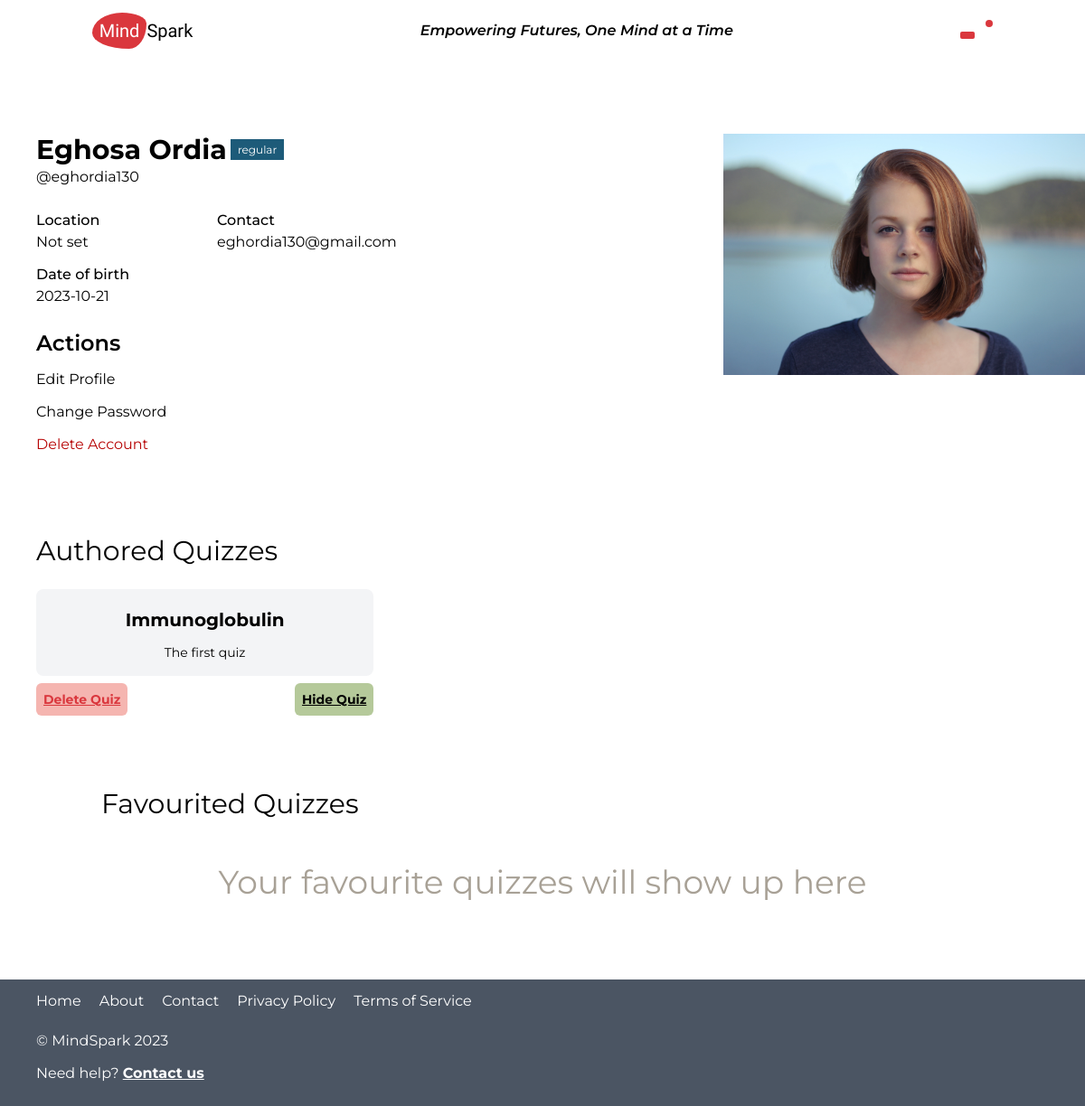
Page /profile/eghordia130 (signed in) on the committed database.
### main.py (models this page shows, shortened)
class Users(db.Model, UserMixin):
    id = db.Column(db.Integer, unique=True, primary_key=True)
    username = db.Column(db.String(50), nullable=False)
    acct_plan = db.Column(db.String(50), nullable=False)
    acct_type = db.Column(db.String(50), nullable=False)
    date_joined = db.Column(db.String(50), nullable=False)
    dob = db.Column(db.String(20), nullable=False)
    email = db.Column(db.String(50), nullable=False)
    name = db.Column(db.String(50), nullable=False)
    location = db.Column(db.String(50), nullable=False)
    password = db.Column(db.String(50), nullable=False)

class Questions(db.Model):
    __bind_key__ = 'mindspark'
    id = db.Column(db.Integer, unique=True, primary_key=True)
    author = db.Column(db.String(50), nullable=False)
    name = db.Column(db.String(50), nullable=False)
    category = db.Column(db.String(50), nullable=False)
    desc = db.Column(db.String(100), nullable=False)
    subject = db.Column(db.String(50), nullable=False)
    question_type = db.Column(db.String(50), nullable=False)
    questions = db.Column(db.String(200), nullable=False)
    options = db.Column(db.String(200), nullable=False)
    privacy = db.Column(db.String(50), nullable=False)

### main.py (the view)
@app.route('/profile/<username>')
@login_required
def profile(username):
    user_quizzes = db.session.query(Questions).filter_by(author=username).all()
    user = Users.query.filter_by(username=username).first_or_404(description="No user with the provided username")
    return render_template('pages/profile.html', user=user, quizzes=user_quizzes)

### main.py (called while the page is built)
@login_manager.user_loader
def load_user(user_id):
    return Users.query.get(user_id)

### templates/pages/profile.html (shortened to what this page needs)
{% extends 'base.html' %}
{% block body %}
<section class="profile pt-12 md:pt-20 grid place-items-center" id="profile">
  <div class="flex justify-between flex-col gap-10 md:flex-row">
    <div class="user-info w-full order-last px-10 md:order-first md:w-2/5">
      <span class="font-bold md:text-3xl">{{ user.name }}</span>
      <sup class="text-[10px] px-2 py-1 bg-primaryBlue text-white md:text-xs"
        >{{ user.acct_plan }}</sup
      >
      <span class="block text-[12px] md:text-base">@{{ user.username }}</span>
      <div class="grid grid-cols-2 mt-3 text-xs md:text-base">
        <div>
          <span class="font-medium block mt-3">Location</span>
          <span class="">{{ user.location }}</span>
        </div>
        <div>
          <span class="font-medium block mt-3">Contact</span>
          <span>{{ user.email }}</span>
        </div>
        <div>
          <span class="font-medium block mt-3">Date of birth</span>
          <span>{{ user.dob }}</span>
        </div>
      </div>
      <h2 class="mt-6 font-semibold md:text-2xl">Actions</h2>
      <div class="mt-3 text-xs md:text-base">
        <a href="/coming-soon">Edit Profile </a>
      </div>
      <div class="mt-3 text-xs md:text-base">
        <a href="/recover">Change Password </a>
      </div>
      <div class="mt-3 text-red text-xs md:text-base">
        <a href="{{ url_for('delete_acct', acct_id= user.id) }}"
          >Delete Account </a>
      </div>
    </div>
    <div class="user-photo mx-auto w-8/12 md:m-0 md:w-4/12">
      <img
        src="{{ url_for('static', filename='img/profile.jpg') }}"
        alt=""
        class="w-full"
      />
    </div>
  </div>
</section>
<section class="mt-20 md:mt-12">
  <div class="px-8 py-10 md:px-10">
    <h2 class="text-3xl">Authored Quizzes</h2>
    {% if quizzes|length == 0 %}
    <h2 class="text-center my-12 text-4xl text-[#A8A196]">
      Quizzes you create will show up here
    </h2>
    {% else %}
    <div class="quizzes flex gap-5 flex-wrap mt-6">
      {% for quiz in quizzes %}
      <div class="text-center quiz_div w-full md:w-4/12">
        <div class="quiz-main bg-gray-100 rounded-lg py-1 mb-2 px-1">
          <h2 class="quiz-heading mt-4 text-xl font-bold">{{ quiz.name }}</h2>
          <p class="quiz-body my-3 text-sm">{{ quiz.desc }}</p>
        </div>
        <div class="quiz-action flex justify-between text-sm">
          <a
            href="{{ url_for('delete_quiz', quiz_id=quiz.id) }}"
            class="text-clifford underline font-bold bg-lightRed rounded-md p-2"
            >Delete Quiz</a
          >
          <a href="#" class="font-bold underline bg-sage rounded-md p-2"
            >Hide Quiz</a
          >
        </div>
      </div>
      {% endfor %}
    </div>
    {% endif %}
  </div>
</section>
<section class="">
  <div class="px-8 md:py-10 md:px-28">
    <h2 class="text-3xl">Favourited Quizzes</h2>
    <div class="quizzes">
      <h2 class="text-center my-12 text-4xl text-[#A8A196]">
        Your favourite quizzes will show up here
      </h2>
    </div>
  </div>
</section>
{% endblock %}

### templates/base.html (shortened to what this page needs)
<!DOCTYPE html>
<html lang="en">
  <head>
    <link
      rel="stylesheet"
      href="https://cdnjs.cloudflare.com/ajax/libs/line-awesome/1.3.0/line-awesome/css/line-awesome.min.css"
    />
    <script src="https://cdn.tailwindcss.com"></script>
    <link rel="stylesheet" type="text/tailwindcss" href="" />
    <link
      rel="stylesheet"
      href="https://cdnjs.cloudflare.com/ajax/libs/animate.css/4.1.1/animate.min.css"
    />
    <link
      rel="stylesheet"
      href="https://unicons.iconscout.com/release/v4.0.8/css/line.css"
    />
    <link
      rel="stylesheet"
      href="{{ url_for('static', filename='css/main.css') }}"
    />
  </head>
  <body class="relative no-scrollbar overflow-y-auto">
    {% block nav %}
    <nav class="bg-white sticky top-0 z-20">
      <div class="flex justify-between md:justify-around gap-20 px-4 py-5">
        <a href="/" class="my-auto kanit text-xl"
          ><span class="p-2 bg-clifford text-white radius-1">Mind</span>Spark</a
        >
        <span class="hidden my-auto italic font-semibold md:inline-block"
          >Empowering Futures, One Mind at a Time</span
        >
        <ul class="flex justify-center gap-5 my-auto">
          <li class="my-auto">
            <button
              class="sideMore px-2 py-1 bg-clifford rounded-sm text-white"
            >
            </button>
          </li>
          <li class="my-auto relative">
            <span
              class="bg-clifford h-2 w-2 rounded-full absolute top-0 right-0"
            ></span>
          </li>
        </ul>
      </div>
    </nav>
    {% endblock %}
    {% block body %}{% endblock %}
    {% block footer %}
    <footer class="bg-gray-600 text-white py-3">
      <div
        class="parent-div flex justify-center gap-10 px-10 md:justify-none md:gap-0 md:flex-col"
      >
        <ul class="flex gap-2 flex-col flex-wrap md:flex-row md:gap-5">
          <li>
            <a href="/home">Home</a>
          </li>
          <li>
            <a href="/about">About</a>
          </li>
          <li>
            <a href="/about">Contact</a>
          </li>
          <li>
            <a href="/coming_soon">Privacy Policy</a>
          </li>
          <li>
            <a href="/coming_soon">Terms of Service</a>
          </li>
        </ul>
        <div class="my-auto md:mt-5 text-center md:text-left">
          <p>&copy; MindSpark 2023</p>
          <p class="my-3">
            Need help? <a href="#" class="font-bold underline">Contact us</a>
          </p>
        </div>
      </div>
    </footer>
    {% endblock %}
  </body>
</html>

### static/css/main.css (style rules this page uses)
:root { --animate-duration: 500ms; --animate-delay: 0.9s; }
* { transition: all 0.3s ease-in-out; }
.kanit { font-family: "Kanit", sans-serif; }
html { scroll-behavior: smooth; }
body { font-family: "Montserrat", sans-serif; }
.radius-1 { border-radius: 55% 45% 32% 68% / 56% 30% 70% 44%; }

### rows in the picture
Users: name "Eghosa Ordia", acct_plan "regular", username "eghordia130", location "Not set", email "eghordia130@gmail.com", dob "2023-10-21"
Questions: name "Immunoglobulin", desc "The first quiz"
